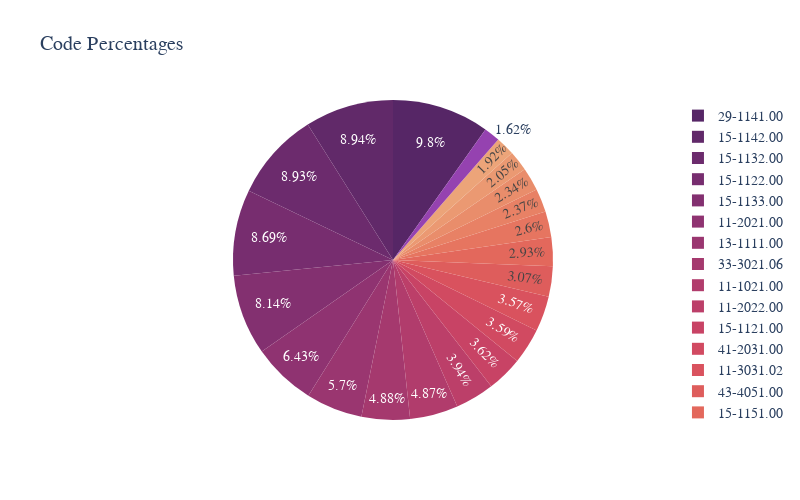

Notebook cell for this chart:
### Markdown cell above
### Counts per code

Use a pie chart to display the percentages of entries for each code:

### Code cell
fig = px.pie(
    data_frame=codes_statistics_df,
    names="Code",
    values="count",
    color_discrete_sequence=palette,
    title="Code Percentages",
    width=800,
    height=500,
)

fig.update_layout(
    {
        "plot_bgcolor": "rgba(0, 0, 0, 0)",
        "paper_bgcolor": "rgba(0, 0, 0, 0)",
        "font": {
            "family": "Courier New, monospace",
            "size": 14
        },
    }
)

fig.show()

### Figure 1 — Plotly figure (JSON) as saved in the notebook; plotly's stock layout.template omitted (floating-point values rounded to 4 significant figures)
{"data": [{"domain": {"x": [0, 1], "y": [0, 1]}, "hovertemplate": "Code=%{label}<br>count=%{value}<extra></extra>", "labels": ["29-1141.00", "15-1142.00", "15-1132.00", "15-1122.00", "15-1133.00", "11-2021.00", "13-1111.00", "33-3021.06", "11-1021.00", "11-2022.00", "15-1121.00", "41-2031.00", "11-3031.02", "43-4051.00", "15-1151.00", "49-9071.00", "13-2051.00", "31-1014.00", "53-3032.00", "49-3023.02", "15-1134.00"], "legendgroup": "", "name": "", "showlegend": true, "type": "pie", "values": [1186, 1082, 1080, 1051, 985, 778, 690, 590, 589, 477, 438, 434, 432, 371, 355, 314, 287, 283, 248, 232, 196]}], "layout": {"font": {"family": "Courier New, monospace", "size": 14}, "height": 500, "legend": {"tracegroupgap": 0}, "paper_bgcolor": "rgba(0, 0, 0, 0)", "piecolorway": ["#562666", "#612969", "#6c2b6d", "#772d6f", "#833070", "#8f3371", "#9a3670", "#a5396e", "#b13c6c", "#bc3f69", "#c84365", "#d14a61", "#d9525e", "#de5d5c", "#e3685c", "#e67560", "#e88165", "#e98d6b", "#eb9972", "#eca479"], "plot_bgcolor": "rgba(0, 0, 0, 0)", "title": {"text": "Code Percentages"}, "width": 800}}
